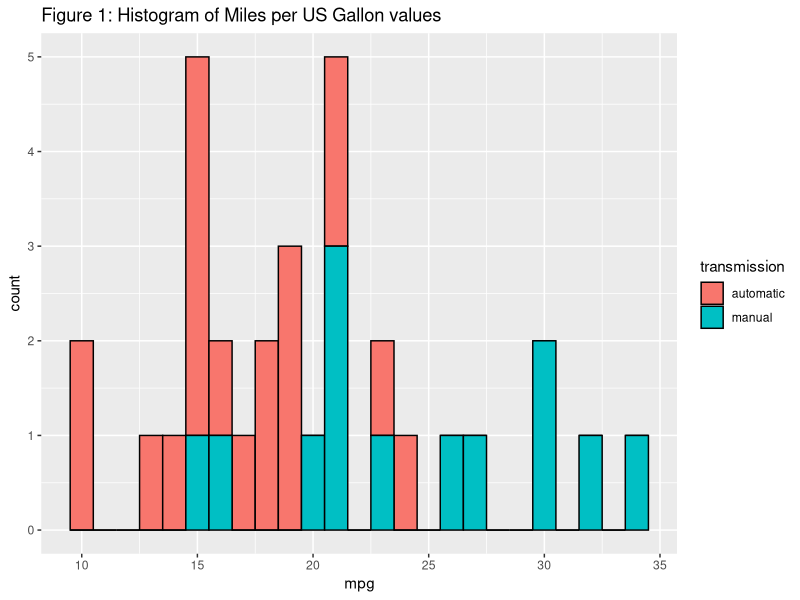
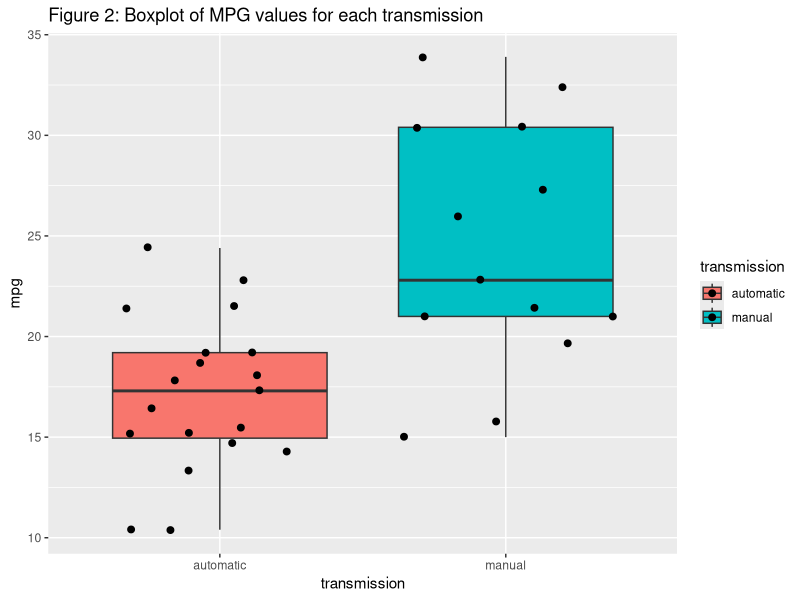
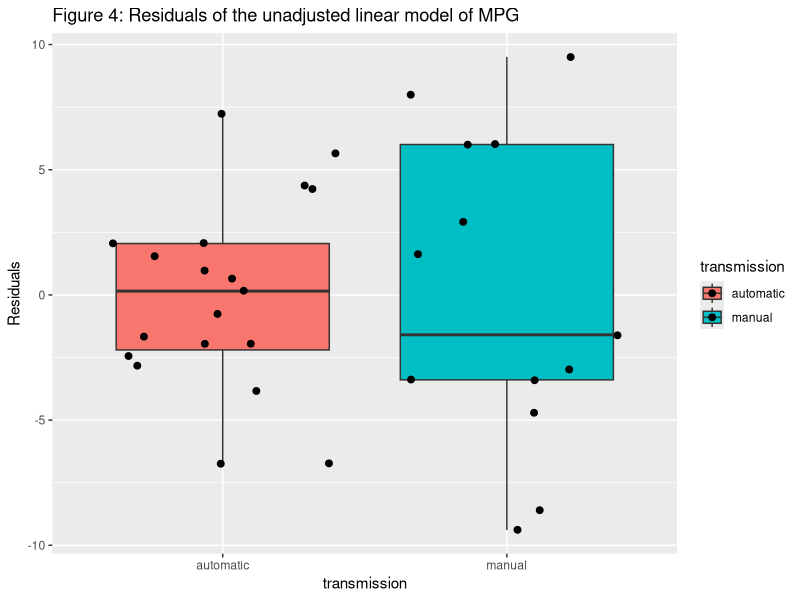

Source code (R) for these figures, in order: (Note: this script raises an error after producing the figures.)
## ---- chunk 1
data(mtcars)
## ---- chunk 2
mtcars$transmission <- factor(mtcars$am, labels = c("automatic", "manual"))
mtcars <- subset(mtcars, select = -c(9))
## ---- chunk 3
library(ggplot2)
g1 <- ggplot(mtcars, aes(x=mpg, fill = transmission)) + 
  geom_histogram(binwidth = 1, col = "black") +
  ggtitle('Figure 1: Histogram of Miles per US Gallon values')
g2 <- ggplot(mtcars, aes(x=transmission, y=mpg, fill = transmission)) +
  geom_boxplot(adjust = 1) + geom_jitter(size = 2) +
  ggtitle('Figure 2: Boxplot of MPG values for each transmission')
## ---- chunk 4
library(stats);library(graphics);library(GGally)
g3 <- ggpairs(subset(mtcars, select = c(1,2,3,5,9,11)),
              colour = 'transmission', alpha = 0.6, 
              title = "Figure 3: Pair relationships in the mtcars dataset. Blue: manual, Red: automatic")
## ---- chunk 5
unadj.model <-lm(mpg ~ transmission, data=mtcars)
coeff <- summary(unadj.model)$coefficients
unadj.interv <- coeff[2,1] + c(-1,1) * qt(0.975, df = unadj.model$df) * coeff[2,2]
coeff
## ---- chunk 6
g4 <- ggplot(mtcars, aes(x = transmission, y = resid(unadj.model), fill = transmission)) +
  geom_boxplot(adjust = 1) + geom_jitter(size = 2) +
  ylab("Residuals") +
  ggtitle("Figure 4: Residuals of the unadjusted linear model of MPG")
## ---- chunk 7
library(car)
fit <- lm(mpg ~ ., data=mtcars)
vif(fit)
## ---- chunk 8
a <- summary(unadj.model)$cov.unscaled[2,2]
vars = list()
hp.model <- update(unadj.model, mpg ~ transmission + hp)
vars <- append(vars, summary(hp.model)$cov.unscaled[2,2] / a)
drat.model <- update(unadj.model, mpg ~ transmission + drat)
vars <- append(vars, summary(drat.model)$cov.unscaled[2,2] / a)
qsec.model <- update(unadj.model, mpg ~ transmission + qsec)
vars <- append(vars, summary(qsec.model)$cov.unscaled[2,2] / a)
vs.model <- update(unadj.model, mpg ~ transmission + vs)
vars <- append(vars, summary(vs.model)$cov.unscaled[2,2] / a)
gear.model <- update(unadj.model, mpg ~ transmission + gear)
vars <- append(vars, summary(gear.model)$cov.unscaled[2,2] / a)
carb.model <- update(unadj.model, mpg ~ transmission + carb)
vars <- append(vars, summary(carb.model)$cov.unscaled[2,2] / a)
str(vars)
## ---- chunk 9
summary(cyl2.model)$cov.unscaled[2,2] / b
hp2.model <- update(carb.model, mpg ~ transmission + hp + carb)
summary(hp2.model)$cov.unscaled[2,2] / b
drat2.model <- update(carb.model, mpg ~ transmission + drat + carb)
summary(drat2.model)$cov.unscaled[2,2] / b
qsec2.model <- update(carb.model, mpg ~ transmission + qsec + carb)
summary(qsec2.model)$cov.unscaled[2,2] / b
vs2.model <- update(carb.model, mpg ~ transmission + vs + carb)
summary(vs2.model)$cov.unscaled[2,2] / b
## ---- chunk 10
adj.coeff <- summary(qsec2.model)$coefficients
adj.interv <- adj.coeff[2,1] + c(-1,1) * qt(0.975, df = qsec2.model$df) * adj.coeff[2,2]
## ---- chunk 11
g1
g2
## ---- chunk 12
g3
## ---- chunk 13
g4
par(mfrow = c(2,2),oma=c(0,0,2,0))
plot(qsec2.model, sub.caption = "Figure 5: Residual plot of the final model")
